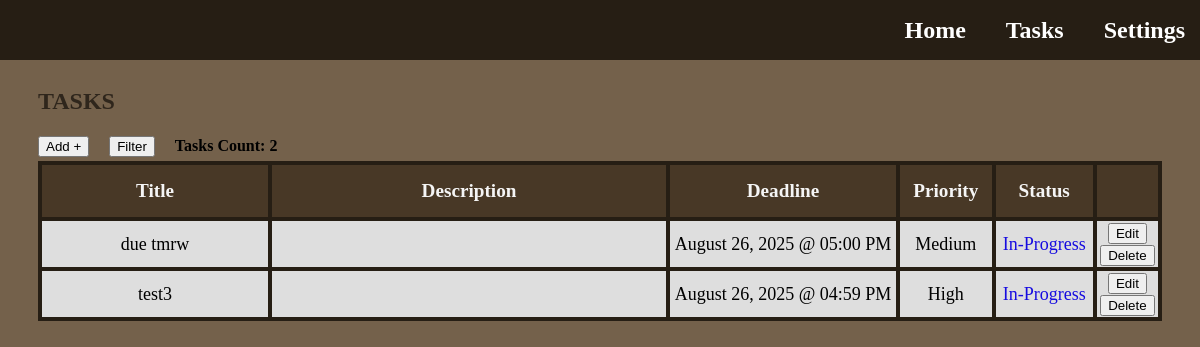
/tasks (signed in), run on an earlier commit of the app's database.
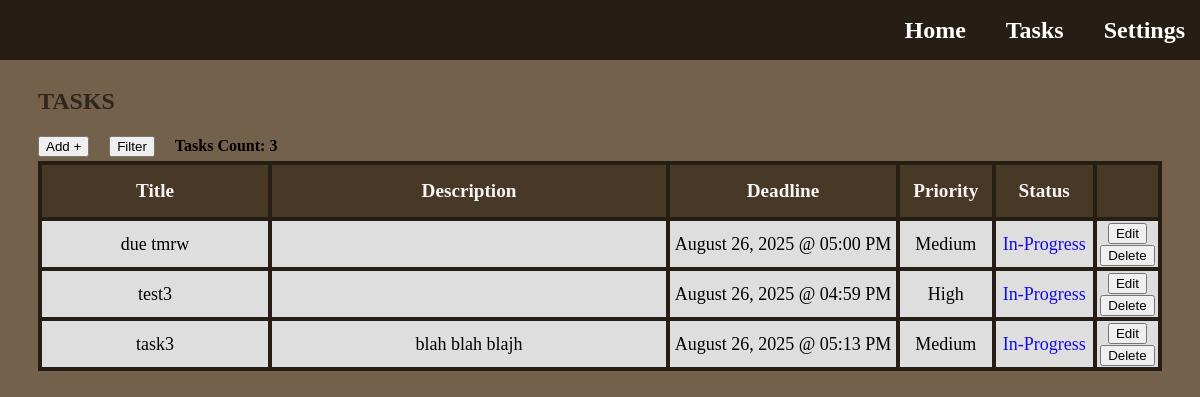
And on a later commit of the database.
### app.py (models this page shows)
class Task(db.Model):
    id = db.Column(db.Integer, primary_key=True)
    title = db.Column(db.String(128), nullable=False)
    description = db.Column(db.Text, nullable=True)
    priority = db.Column(db.String(50), nullable=False)
    deadline = db.Column(db.DateTime, nullable=True)
    status = db.Column(db.String(50), nullable=False, default='In-Progress')
    set_today_reminder = db.Column(db.Boolean, nullable=False, default=True)
    set_tomorrow_reminder = db.Column(db.Boolean, nullable=False, default=True)
    user_id = db.Column(db.Integer, db.ForeignKey('user.id'), nullable=False)
    user = db.relationship('User', backref=db.backref('tasks', lazy=True))

### app.py (the view, shortened to what this page needs)
@app.route('/tasks')
def tasks():
    user_id = session['user_id']
    sort_title = session.get('sort_title')
    sort_type = session.get('sort_type')
    filter_priorities = session.get('filter_priorities', [])
    filter_status = session.get('filter_status', [])
    filter_months = session.get('filter_months', [])
    filter_year = session.get('filter_year', None)
    filter_day = session.get('filter_day', None)
    priority_order_descending = case(
        (Task.priority == 'High', 1),
        (Task.priority == 'Medium', 2),
        (Task.priority == 'Low', 3),
    )
    priority_order_ascending = case(
        (Task.priority == 'Low', 1),
        (Task.priority == 'Medium', 2),
        (Task.priority == 'High', 3),
    )
    status_order_complete = case(
        (Task.status == 'Complete', 1),
        (Task.status == 'In-Progress', 2)
    )
    status_order_in_progress = case(
        (Task.status == 'In-Progress', 1),
        (Task.status == 'Complete', 2)
    )
    query = Task.query.filter_by(user_id=user_id)
    if filter_priorities: # Only true if not empty
        query = query.filter(Task.priority.in_(filter_priorities)) # Filter by checked priorities within given priority list
    if filter_status:
        query = query.filter(Task.status.in_(filter_status)) # Filter by checked status within given status list
    if filter_months:
        query = query.filter(extract('month', Task.deadline).in_(filter_months)) # Filter by checked months within given months list; extract(...) - returns month number from Task columns and matches to filter months list
    if filter_year:
        query = query.filter(extract('year', Task.deadline) == filter_year) # Filter by typed year; extracts year from deadline column in database
    if filter_day:
        query = query.filter(extract('day', Task.deadline) == filter_day) # Filter by typed day; extracts day from deadline column in database
    user_tasks = query.all()  # Get all tasks for this user according to the id, default order is by date task was created from earliest to latest
    user_tasks_count = query.count() # Gets the total count of tasks of the user
    return render_template('tasks.html', tasks=user_tasks, count=user_tasks_count, sort_title=sort_title, sort_type=sort_type, filter_priorities=filter_priorities, filter_status=filter_status, filter_months=filter_months, filter_year=filter_year, filter_day=filter_day)

### templates/tasks.html (shortened to what this page needs)
{% extends "base.html" %}
{% block content %}
  <h1 class="title-page">Tasks</h1>
  <div class="task-features">
    <button href="#" type="button" class="add-button" onclick="openPopup('add-task')">Add +</button>
    <button type="button" class="filter-sort-button" onclick="openPopup('filter-sort-task')">Filter</button>
    <h4>Tasks Count: {{ count }} </h2>
  </div>
  <section class="tasks-section">
      <table class="tasks-table">
        <thead class="table-header">
          <tr>
              <th class="task-title">Title</th>
              <th class="task-description">Description</th>
              <th class="task-deadline">Deadline</th>
              <th class="task-priority">Priority</th>
              <th class="task-status">Status</th>
              <th class="task-options"></th>
          </tr>
        </thead>
        <tbody id="task-body">
          {% for task in tasks %}
          <tr id="task-row">
            <td>{{ task.title }}</td>
            <td>{{ task.description }}</td>
            <td>{{ task.deadline.strftime('%B %d, %Y @ %I:%M %p')  }}</td>
            <td>{{ task.priority }}</td>
            <td class="task-status-data">
              <a href="{{ url_for('change_task_status', task_id=task.id)}}"
              class="task-status {{ task.status | lower | replace(' ', '-') }}">
                {{ task.status }}
              </a>
            </td>
            <td>
              <a>
                <button type="button" class="edit-button" onclick="openEditPopup(this, 'edit-task')"
                  data-id="{{ task.id }}"
                  data-title="{{ task.title }}"
                  data-description="{{ task.description }}"
                  data-priority="{{ task.priority }}"
                  data-deadline="{{ task.deadline.strftime('%B %d %Y @ %I:%M %p')  }}"
                  >
                  Edit
                </button>
              </a>
              <a href="{{ url_for('delete_task', task_id=task.id)}}">
                <button type="button" class="delete-button">Delete</button>
              </a>
            </td>
          </tr>
          {% else %}
          <tr>
            <td colspan="6">No tasks available.</td>
          </tr>
          {% endfor %}
        </tbody>
      </table>
  </section>
{% endblock %}

### templates/base.html (shortened to what this page needs)
<!DOCTYPE html>
<html lang="en">
<head>
    <link rel="stylesheet" href="{{ url_for('static', filename='style.css') }}">
</head>
<body class="homepage">
    <header class="navbar">
        <nav class="navbar-links">
            <a href="{{ url_for('home') }}">Home</a>
            <a href="{{ url_for('tasks') }}">Tasks</a>
            <a href="{{ url_for('settings') }}">Settings</a>
        </nav>
    </header>
    <main>
        {% block content %}{% endblock %}
    </main>
</body>
</html>

### static/style.css (style rules this page uses)
html, body { min-width: 800px; overflow-x: auto; }
.title-page { margin-top: 80px; margin-left: 30px; font-size: x-large; font-weight: bolder; text-transform: uppercase; font-family: 'Lucida Handwriting'; color: #2f261c; }
.homepage { background-color: #74614b; }
.navbar { background-color: #261e14; position: fixed; top: 0; left: 0; width: 100%; height: 60px; padding-left: 5px; display: flex; justify-content: flex-end; align-items: center; z-index: 1000; }
.navbar-links { display: flex; gap: 20px; }
.navbar-links a { font-family: 'Lucida Handwriting'; color: white; margin-right: 20px; font-weight: bold; font-size: 24px; text-decoration: none; }
.tasks-section { margin-left: 30px; margin-right: 30px; display: flex; justify-content: center; }
.tasks-table { border-collapse: collapse; width: 100%; height: 50%; table-layout: fixed; }
.tasks-table th, .tasks-table td { border: 4px solid #261e14; color: black; font-size: large; text-align: center; background: rgb(222, 222, 222); }
.tasks-table th { color: whitesmoke; font-weight: bolder; font-size: larger; height: 50px; background-color: #483826; }
.task-title { width: 20%; }
.task-description { white-space: normal; word-break: break-word; max-width: 400px; width: 35%; }
.task-deadline { width: 20%; }
.task-priority { width: 8%; }
.task-status { width: 8.5%; }
.task-options { width: 8.5; }
.task-status-data { text-decoration: none; color: white }
.task-status.in-progress { color: rgb(22, 11, 224); text-decoration: none; }
.task-features { margin-left: 30px; margin-right: 30px; height: 30px; display: flex; justify-content: flex-start; align-items: center; gap: 20px; }
.add-button { color: black; text-decoration: none; }

What changed in the data, as far as the page shows it:
added Task: title "task3", description "blah blah blajh", deadline "August 26, 2025 @ 05:13 PM", priority "Medium", status "In-Progress"
Also different on the page:
{{ count }}: "2" → "3"
